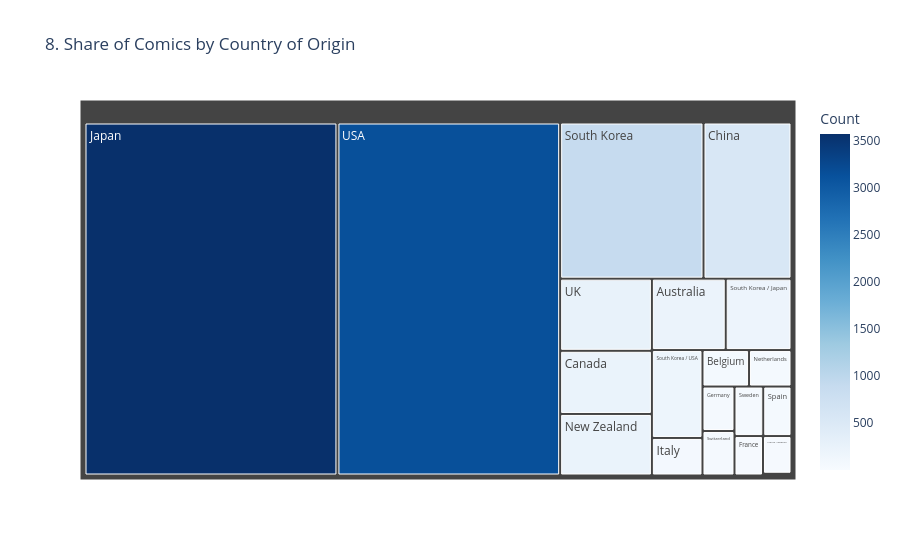

The notebook cell saved with this chart:
### Markdown cell above
8. Bivariate: Top Countries of Origin

### Code cell
country_counts = df['Country of Origin'].value_counts().reset_index()
country_counts.columns = ['Country', 'Count']
fig3 = px.treemap(country_counts, path=['Country'], values='Count', 
                  title='8. Share of Comics by Country of Origin', color='Count', color_continuous_scale='Blues')
fig3.show()

### Figure 1 — Plotly figure (JSON) as saved in the notebook; plotly's stock layout.template omitted (floating-point values rounded to 4 significant figures)
{"data": [{"branchvalues": "total", "customdata": [[3574.0], [3147.0], [896.0], [550.0], [265.0], [232.0], [226.0], [211.0], [188.0], [178.0], [76.0], [68.0], [62.0], [57.0], [57.0], [57.0], [56.0], [45.0], [43.0], [1.0], [1.0]], "domain": {"x": [0, 1], "y": [0, 1]}, "hovertemplate": "labels=%{label}<br>Count_sum=%{value}<br>parent=%{parent}<br>id=%{id}<br>Count=%{color}<extra></extra>", "ids": ["Japan", "USA", "South Korea", "China", "UK", "Canada", "New Zealand", "Australia", "South Korea / Japan", "South Korea / USA", "Italy", "Belgium", "Netherlands", "Germany", "Switzerland", "Sweden", "Spain", "France", "France / Belgium", "France / Iran", "France / Spain"], "labels": ["Japan", "USA", "South Korea", "China", "UK", "Canada", "New Zealand", "Australia", "South Korea / Japan", "South Korea / USA", "Italy", "Belgium", "Netherlands", "Germany", "Switzerland", "Sweden", "Spain", "France", "France / Belgium", "France / Iran", "France / Spain"], "marker": {"coloraxis": "coloraxis", "colors": [3574.0, 3147.0, 896.0, 550.0, 265.0, 232.0, 226.0, 211.0, 188.0, 178.0, 76.0, 68.0, 62.0, 57.0, 57.0, 57.0, 56.0, 45.0, 43.0, 1.0, 1.0]}, "name": "", "parents": ["", "", "", "", "", "", "", "", "", "", "", "", "", "", "", "", "", "", "", "", ""], "type": "treemap", "values": [3574.0, 3147.0, 896.0, 550.0, 265.0, 232.0, 226.0, 211.0, 188.0, 178.0, 76.0, 68.0, 62.0, 57.0, 57.0, 57.0, 56.0, 45.0, 43.0, 1.0, 1.0]}], "layout": {"coloraxis": {"colorbar": {"title": {"text": "Count"}}, "colorscale": [[0, "rgb(247,251,255)"], [0.125, "rgb(222,235,247)"], [0.25, "rgb(198,219,239)"], [0.375, "rgb(158,202,225)"], [0.5, "rgb(107,174,214)"], [0.625, "rgb(66,146,198)"], [0.75, "rgb(33,113,181)"], [0.875, "rgb(8,81,156)"], [1, "rgb(8,48,107)"]]}, "legend": {"tracegroupgap": 0}, "title": {"text": "8. Share of Comics by Country of Origin"}}}
